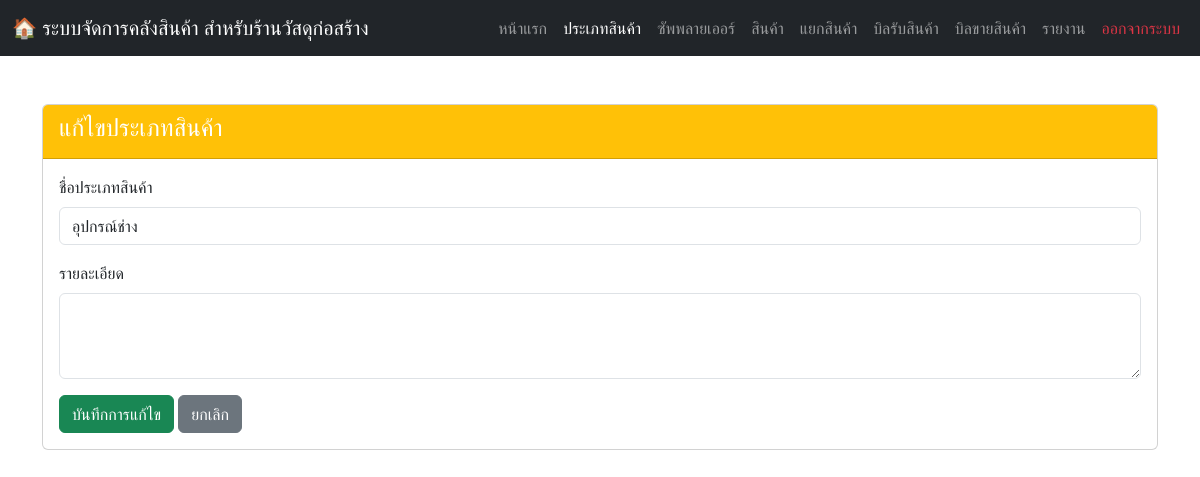
Page /category_edit.php?id=8 (signed in) on the earlier database version.
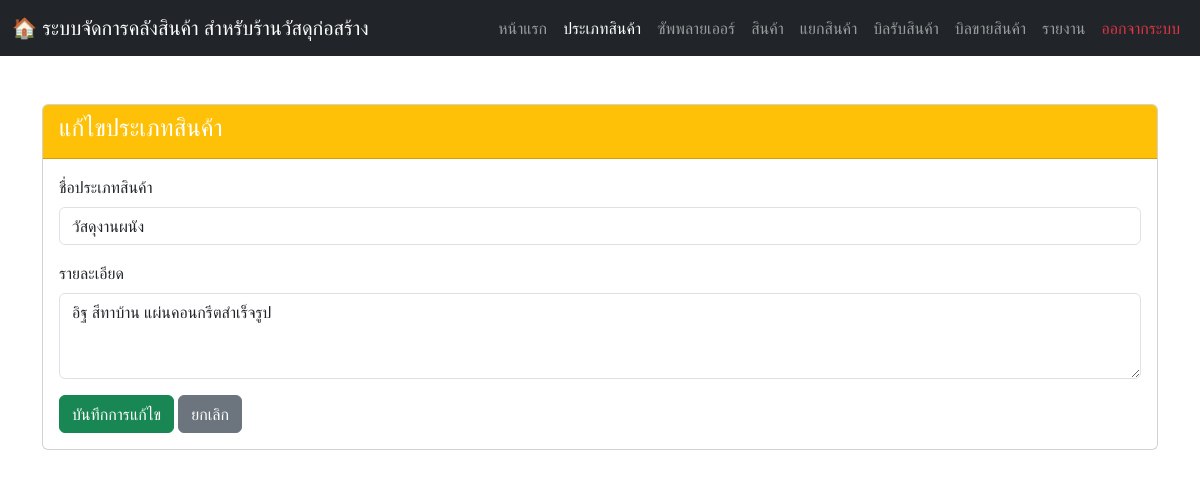
Same page on the later database version.
### tables this page shows
CREATE TABLE `categories` (
  `category_id` int(11) NOT NULL,
  `category_name` varchar(100) NOT NULL,
  `description` text DEFAULT NULL
);

### category_edit.php (the view, shortened to what this page needs)
<?php
include 'connection.php';
$category_id = $_GET['id'];
$sql = "SELECT * FROM categories WHERE category_id = ?";
$stmt = $conn->prepare($sql);
$stmt->bind_param("i", $category_id);
$stmt->execute();
$result = $stmt->get_result();
$category = $result->fetch_assoc();
?>
<!DOCTYPE html>
<html lang="th">
<head>
    <link rel="stylesheet" href="https://cdn.jsdelivr.net/npm/bootstrap@5.3.2/dist/css/bootstrap.min.css">
    <link rel="stylesheet" href="https://cdn.jsdelivr.net/npm/bootstrap-icons@1.11.3/font/bootstrap-icons.min.css">
</head>
<body>
  <nav class="navbar navbar-expand-lg navbar-dark bg-dark no-print">
    <div class="container-fluid">
      <a class="navbar-brand" href="#">🏠 ระบบจัดการคลังสินค้า สำหรับร้านวัสดุก่อสร้าง</a>
      <div class="collapse navbar-collapse" id="navbarNav">
        <ul class="navbar-nav ms-auto">
          <li class="nav-item"><a class="nav-link" href="homepage.php">หน้าแรก</a></li>
          <li class="nav-item"><a class="nav-link active" href="categories.php">ประเภทสินค้า</a></li>
          <li class="nav-item"><a class="nav-link" href="suppliers.php">ซัพพลายเออร์</a></li>
          <li class="nav-item"><a class="nav-link" href="products.php">สินค้า</a></li>
          <li class="nav-item"><a class="nav-link" href="product_split.php">แยกสินค้า</a></li>
          <li class="nav-item"><a class="nav-link" href="warehouse_page.php">บิลรับสินค้า</a></li>
          <li class="nav-item"><a class="nav-link" href="warehouse_sale.php">บิลขายสินค้า</a></li>
          <li class="nav-item"><a class="nav-link" href="report.php">รายงาน</a></li>
          <li class="nav-item"><a class="nav-link text-danger" href="logout.php">ออกจากระบบ</a></li>
        </ul>
      </div>
    </div>
  </nav>
<div class="container mt-5">
  <div class="card">
    <div class="card-header bg-warning text-white">
      <h4>แก้ไขประเภทสินค้า</h4>
    </div>
    <div class="card-body">
      <form method="POST" id="editCategoryForm">
        <div class="mb-3">
          <label class="form-label">ชื่อประเภทสินค้า</label>
          <input type="text" name="category_name" class="form-control" value="<?= $category['category_name'] ?>" required>
        </div>
        <div class="mb-3">
          <label class="form-label">รายละเอียด</label>
          <textarea name="description" class="form-control" rows="3"><?= $category['description'] ?></textarea>
        </div>
        <button type="submit" name="update" class="btn btn-success">บันทึกการแก้ไข</button>
        <a href="categories.php" class="btn btn-secondary">ยกเลิก</a>
      </form>
    </div>
  </div>
</div>
</body>
</html>

Differences in the rows shown:
changed categories: category_name "อุปกรณ์ช่าง" → "วัสดุงานผนัง"; description (not shown) → "อิฐ สีทาบ้าน แผ่นคอนกรีตสำเร็จรูป"
